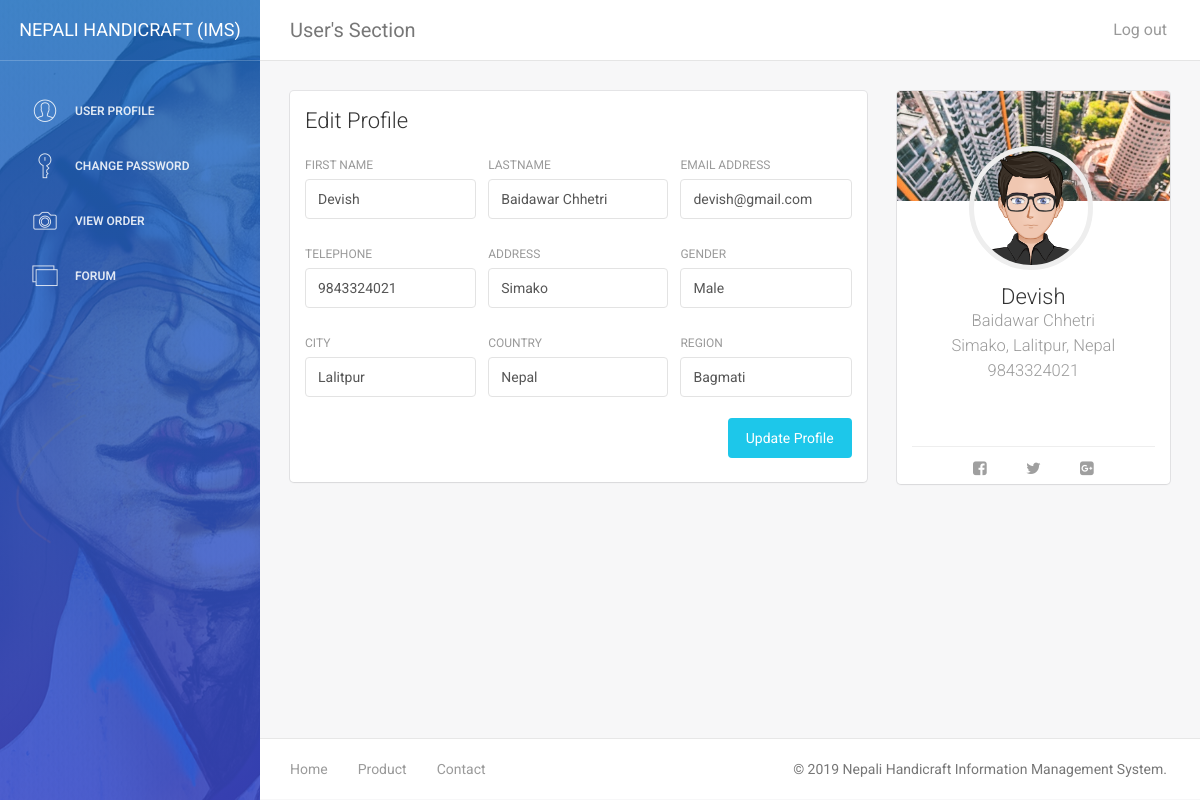
Screenshot of /user/user.php?msg=loginTrue (signed in) with the database file from the repository.
### tables this page shows
CREATE TABLE `tbl_register_user` (
  `u_id` int(11) NOT NULL,
  `fname` varchar(50) NOT NULL,
  `lname` varchar(255) NOT NULL,
  `e_mail` varchar(255) NOT NULL,
  `telephone` bigint(50) NOT NULL,
  `address` varchar(255) NOT NULL,
  `city` varchar(255) NOT NULL,
  `country` varchar(50) NOT NULL,
  `region` varchar(50) NOT NULL,
  `gender` enum('Male','Female','Other','') NOT NULL,
  `password` varchar(255) NOT NULL,
  `confirm_password` varchar(255) NOT NULL
);

### includes/dbConnection.php (called while the page is built, shortened)
<?php
class Connection
{
    private $host;
    private $user;
    private $password;
    private $database;
    private $connect;
    public function __construct()
    {
        $this->host = "localhost";
        $this->user = "root";
        $this->password = "";
        $this->database = "00174648_devishbaidawarchhetri_cp";
    }
    public function getConnection()
    {
        $this->connect = new mysqli($this->host,$this->user,$this->password,$this->database);
        if($this->connect->connect_error)
        {
            die("Error :" .$this->connect->error);
        }
        else
        {
            return $this->connect;
        }
    }
    public function getData($sql)
    {
        $data = [];
        $result = $this->connect->query($sql);
        if($result->num_rows > 0)
        {
            while($row = $result->fetch_assoc())
            {
                $data[] = $row;
            }
        }
        else
        {
            echo "No data found";
        }
        return $data;
    }
}

### classes/user.class.php (called while the page is built, shortened)
<?php
    require "../includes/dbConnection.php";
    Class User extends Connection
    {
        private $connect;
        function __construct(){
            $this->connect = new Connection();
        }
        public function selectUser($u_id){
            return $this->connect->getData("SELECT * FROM `tbl_register_user` WHERE `u_id` = '$u_id'");
        }
    }
?>

### user/user.php (the view, shortened to what this page needs)
<?php
    require "../classes/user.class.php";
    $user = new User();
    $userID = $_SESSION['user-id'];
    $data = $user->selectUser($userID);
?>
<!doctype html>
<html lang="en">
<head>
    <link href="assets/css/bootstrap.min.css" rel="stylesheet" />
    <link href="assets/css/animate.min.css" rel="stylesheet"/>
    <link href="assets/css/light-bootstrap-dashboard.css?v=1.4.0" rel="stylesheet"/>
    <link href="assets/css/demo.css" rel="stylesheet" />
    <link href="http://maxcdn.bootstrapcdn.com/font-awesome/4.2.0/css/font-awesome.min.css" rel="stylesheet">
    <link href="assets/css/pe-icon-7-stroke.css" rel="stylesheet" />
</head>
<body>
<div class="wrapper">
    <?php include ('user-sidebar.php'); ?>
    <div class="main-panel">
    <?php include ('user-nav.php'); ?>
        <div class="content">
            <div class="container-fluid">
                <div class="row">
                    <div class="col-md-8">
                        <div class="card">
                            <div class="header">
                                <h4 class="title">Edit Profile</h4>
                            </div>
                            <div class="content">
                                <form action="../actions/userUpdate-action.php" method="POST">
                                    <div class="row">
                                        <div class="col-md-4">
                                            <div class="form-group">
                                                <label>First Name</label>
                                                <input type="text" class="form-control" name="fname" placeholder="Company" value="<?php echo $data[0]['fname']; ?>">
                                            </div>
                                        </div>
                                        <div class="col-md-4">
                                            <div class="form-group">
                                                <label>Lastname</label>
                                                <input type="text" class="form-control" name="lname" placeholder="Username" value="<?php echo $data[0]['lname']; ?>">
                                            </div>
                                        </div>
                                        <div class="col-md-4">
                                            <div class="form-group">
                                                <label for="exampleInputEmail1">Email address</label>
                                                <input type="email" class="form-control" name="email" placeholder="Email" value="<?php echo $data[0]['e_mail']; ?>">
                                            </div>
                                        </div>
                                    </div>
                                    <div class="row">
                                        <div class="col-md-4">
                                            <div class="form-group">
                                                <label>Telephone</label>
                                                <input type="text" class="form-control" name="telephone" placeholder="Telephone" value="<?php echo $data[0]['telephone']; ?>">
                                            </div>
                                        </div>
                                        <div class="col-md-4">
                                            <div class="form-group">
                                                <label>Address</label>
                                                <input type="text" class="form-control" name="address" placeholder="Address" value="<?php echo $data[0]['address']; ?>">
                                            </div>
                                        </div>
                                        <div class="col-md-4">
                                            <div class="form-group">
                                                <label>Gender</label>
                                                <input type="text" class="form-control" name="gender" placeholder="Gender" value="<?php echo $data[0]['gender']; ?>">
                                            </div>
                                        </div>
                                    </div>
                                    <div class="row">
                                    <div class="col-md-4">
                                            <div class="form-group">
                                                <label>City</label>
                                                <input type="text" class="form-control" name="city" placeholder="City" value="<?php echo $data[0]['city']; ?>">
                                            </div>
                                        </div>
                                        <div class="col-md-4">
                                            <div class="form-group">
                                                <label>Country</label>
                                                <input type="text" class="form-control" name="country" placeholder="Country" value="<?php echo $data[0]['country']; ?>">
                                            </div>
                                        </div>
                                        <div class="col-md-4">
                                            <div class="form-group">
                                                <label>Region</label>
                                                <input type="text" class="form-control" name="region" placeholder="Region" value="<?php echo $data[0]['region']; ?>">
                                            </div>
                                        </div>
                                    </div>
                                    <button type="submit" class="btn btn-info btn-fill pull-right" name="userUpdate">Update Profile</button>
                                    <div class="clearfix"></div>
                                </form>
                            </div>
                        </div>
                    </div>
                    <div class="col-md-4">
                        <div class="card card-user">
                            <div class="image">
                            </div>
                            <div class="content">
                                <div class="author">
                                     <a href="#">
                                    <img class="avatar border-gray" src="assets/img/faces/face-3.jpg" alt="..."/>
                                      <h4 class="title"><?php echo $data[0]['fname']; ?><br>
                                         <small><?php echo $data[0]['lname']; ?></small><br>
                                         <small><?php echo $data[0]['address']; ?>, <?php echo $data[0]['city']; ?>, <?php echo $data[0]['country']; ?></small><br>
                                         <small><?php echo $data[0]['telephone']; ?></small>
                                      </h4>
                                    </a>
                                </div>
                            </div>
                            <hr>
                            <div class="text-center">
                                <button href="#" class="btn btn-simple"><i class="fa fa-facebook-square"></i></button>
                                <button href="#" class="btn btn-simple"><i class="fa fa-twitter"></i></button>
                                <button href="#" class="btn btn-simple"><i class="fa fa-google-plus-square"></i></button>
                            </div>
                        </div>
                    </div>
                </div>
            </div>
        </div>
        <footer class="footer">
            <div class="container-fluid">
                <nav class="pull-left">
                    <ul>
                        <li>
                            <a href="../index.php">
                                Home
                            </a>
                        </li>
                        <li>
                            <a href="../products.php">
                                Product
                            </a>
                        </li>
                        <li>
                            <a href="../contact.php">
                                Contact
                            </a>
                        </li>
                    </ul>
                </nav>
                <p class="copyright pull-right">
                    &copy; <script>document.write(new Date().getFullYear())</script> Nepali Handicraft Information Management System.
                </p>
            </div>
        </footer>
    </div>
</div>
</body>
</html>

### rows the page displays
tbl_register_user: fname "Devish", lname "Baidawar Chhetri", email "devish@gmail.com", telephone "9843324021", address "Simako", gender "Male", city "Lalitpur", country "Nepal", region "Bagmati"
